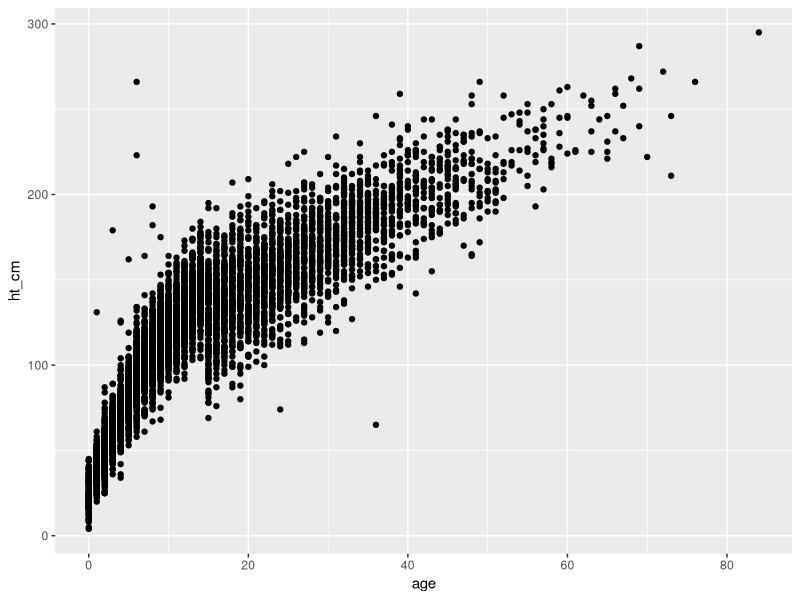
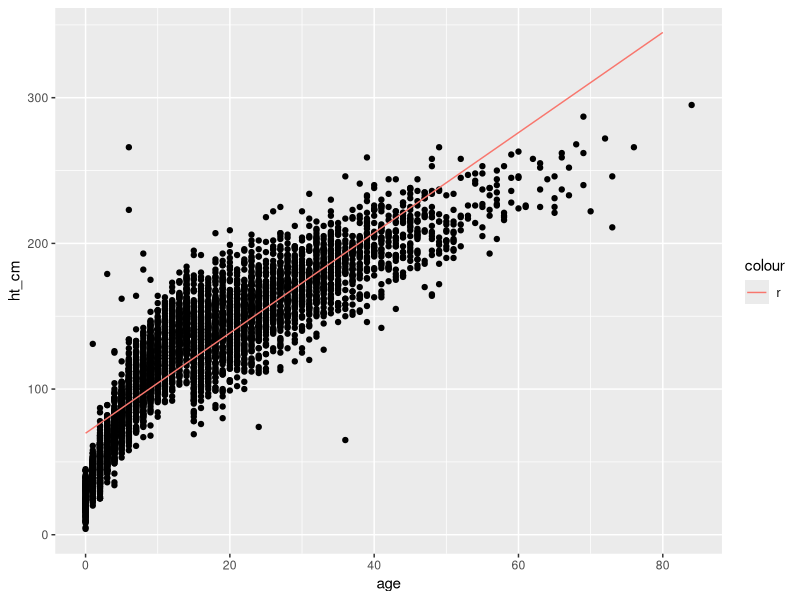
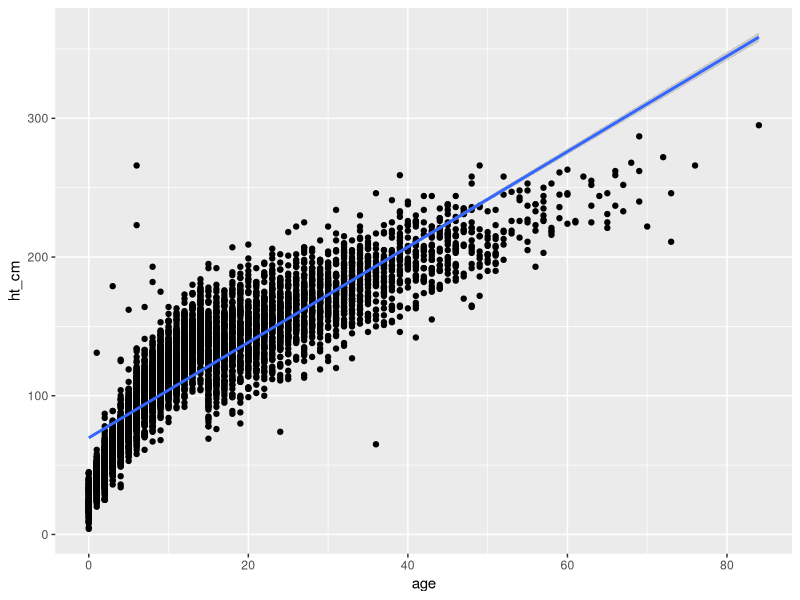
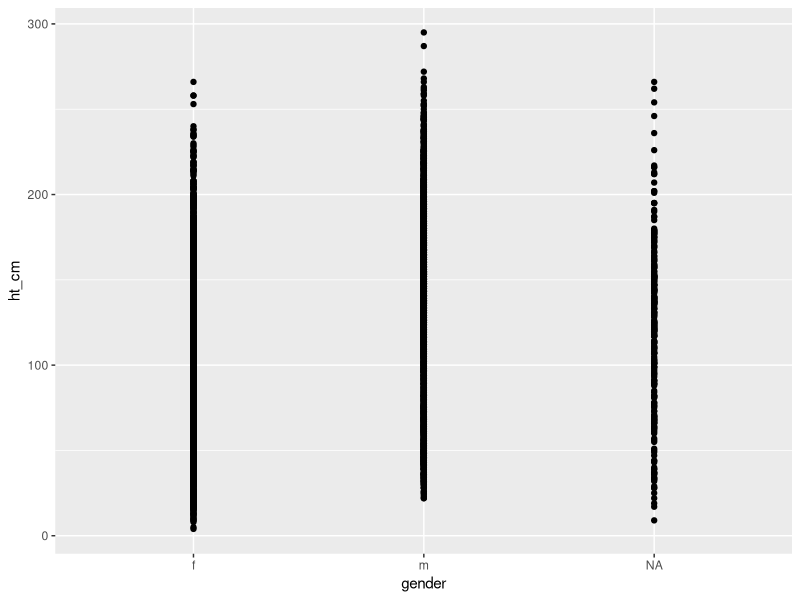
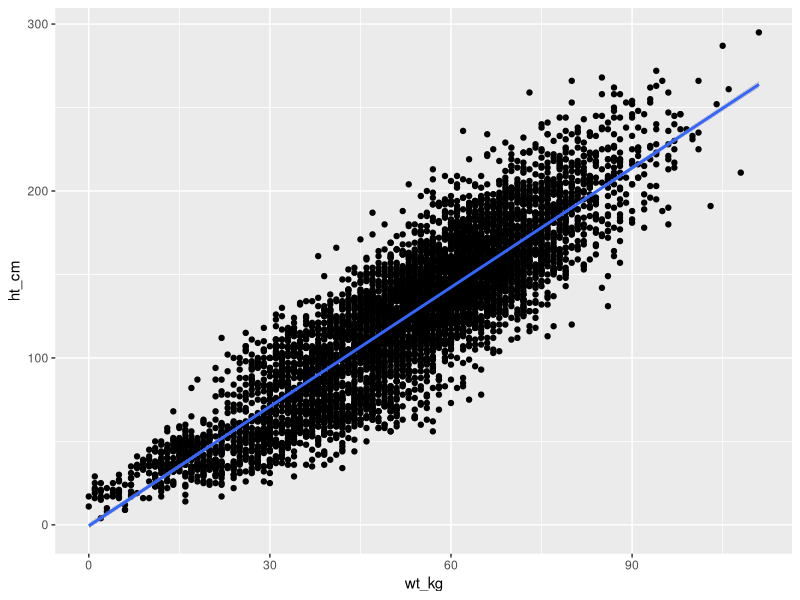

R code for these plots, in order:
## ---- chunk 1
library(readxl)
linelist_cleaned <- read_excel("linelist_cleaned.xlsx")
View(linelist_cleaned)
## ---- chunk 2
library(ggplot2)

ggplot(linelist_cleaned) + geom_point(aes(x=age,y=ht_cm))
## ---- chunk 3
lm(ht_cm ~ age,data=linelist_cleaned)
#25*3.439 + 69.687
#155.662 / 2.54
#61.28425/12
## ---- chunk 4
age_vector <- c(0,10,20,30,40,50,60,70,80)
height_vector <- age_vector*3.439 + 69.687
model <- data.frame(age_vector,height_vector)
## ---- chunk 5
ggplot(linelist_cleaned) + geom_point(aes(x=age,y=ht_cm)) + geom_line(data=model,aes(x=age_vector,y=height_vector,color='r'))
## ---- chunk 6
C <- 11
F <- C*9/5 + 32
F
## ---- chunk 7
ggplot(data=linelist_cleaned,aes(x=age,y=ht_cm)) + geom_point() + geom_smooth(method = 'lm') 
## ---- chunk 8
ggplot(data=linelist_cleaned,aes(x=gender,y=ht_cm)) + geom_point()
## ---- chunk 9
linelist <- na.omit(linelist_cleaned)
## ---- chunk 10
linelist_cleaned <- linelist_cleaned[linelist_cleaned$bmi >= 0,]
## ---- chunk 11
ggplot(data=linelist_cleaned,aes(x=wt_kg,y=ht_cm)) + geom_point() + geom_smooth(method = 'lm')
## ---- chunk 12
library(dplyr)

lm(ht_cm ~ wt_kg + age + bmi, data = linelist_cleaned)
